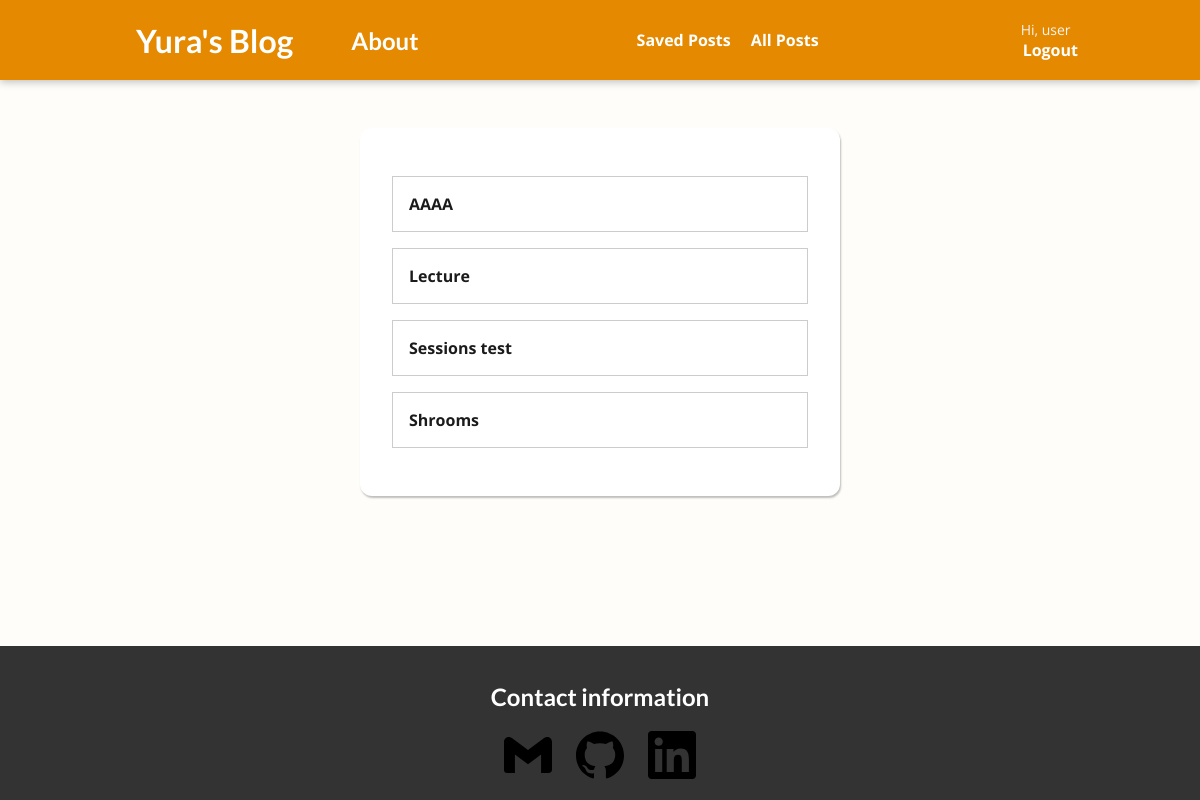
Before: /read-later (signed in) with the older database file.
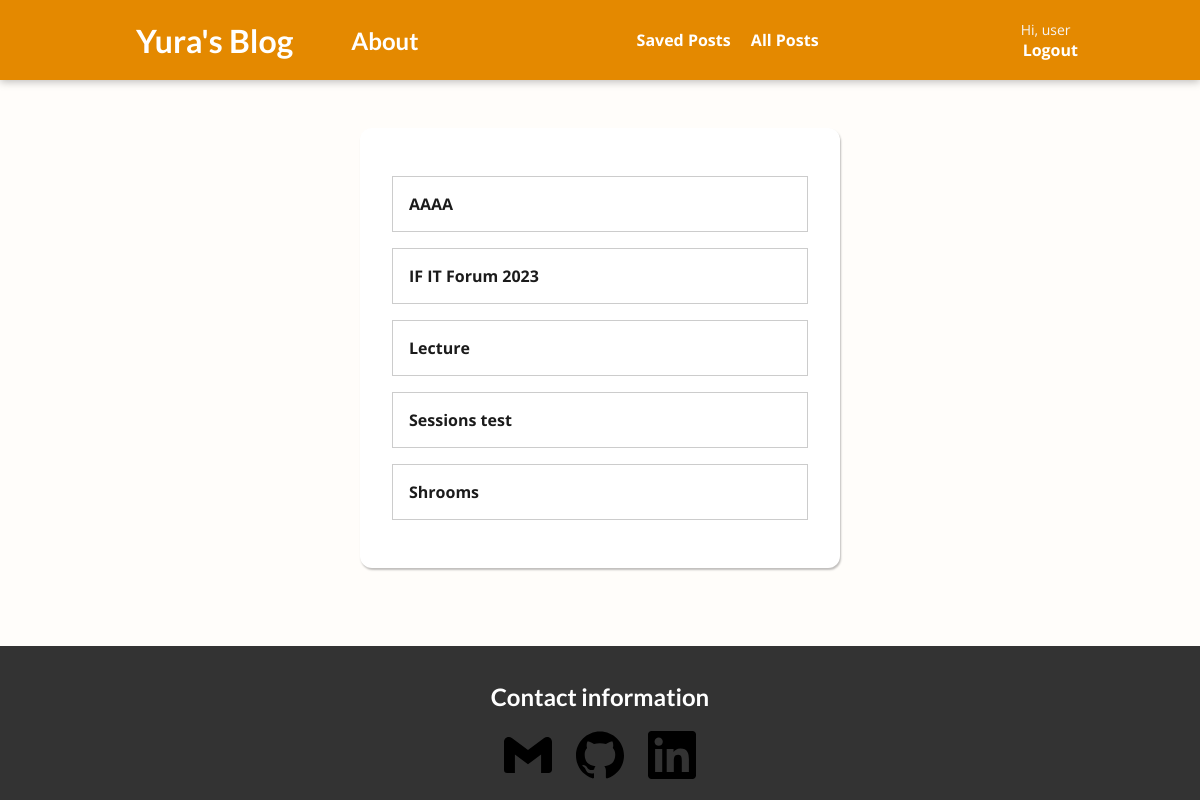
After: the same page with the newer database file.
### main_app/models.py (models this page shows, shortened)
class Post(models.Model):
    title = models.CharField(max_length=100)
    excerpt = models.CharField(max_length=150)
    image = models.ImageField(upload_to="posts", null=True)
    date = models.DateField(auto_now=True)
    slug = models.SlugField(unique=True, blank=True, null=False, db_index=True)
    content = models.TextField(validators=[MinLengthValidator(10)])
    author = models.ForeignKey(
        Author, on_delete=models.SET_NULL, null=True, related_name="posts"
    )
    tags = models.ManyToManyField(Tag)

### main_app/views.py (the view, shortened to what this page needs)
# urls.py: path("read-later", views.ReadLaterView.as_view(), name="read-later"),
class ReadLaterView(View):
    def get(self, request):
        def make_context(stored_posts):
            context = {}
            if stored_posts is None or len(stored_posts) == 0:
                context["posts"] = []
                context[
                    "has_posts"
                ] = False  # key, value pair for showing saved post status in html
            else:
                context["posts"] = Post.objects.filter(slug__in=stored_posts)
                context["has_posts"] = True
            return context
        stored_posts = request.session.get("stored_posts")
        if request.user.is_authenticated:
            username = request.user.username
            try:
                record = UserData.objects.get(username=username)
            except UserData.DoesNotExist:
                if stored_posts is None:
                    stored_posts = []
                record = UserData(username=username, stored_posts=stored_posts)
                record.save()
            context = make_context(stored_posts=record.stored_posts)
        else:
            context = make_context(stored_posts=stored_posts)
        return render(request, "main_app/read-later.html", context)

### main_app/templates/main_app/read-later.html (shortened to what this page needs)
{% extends "base.html" %}
{% load static %}
{% block css_files %}
<link rel="stylesheet" href="{% static "main_app/read-later.css" %}"
{% endblock %}
{% block content %}
    <section id="stored-posts">
        <ul>
            {% for post in posts %}
            <li><a href="{% url "single-post" post.slug %}">{{ post.title }}</a></li>
            {% endfor %}
        </ul>
    </section>
{% endblock %}

Changed rows visible on the page:
added Post: title "IF IT Forum 2023"
